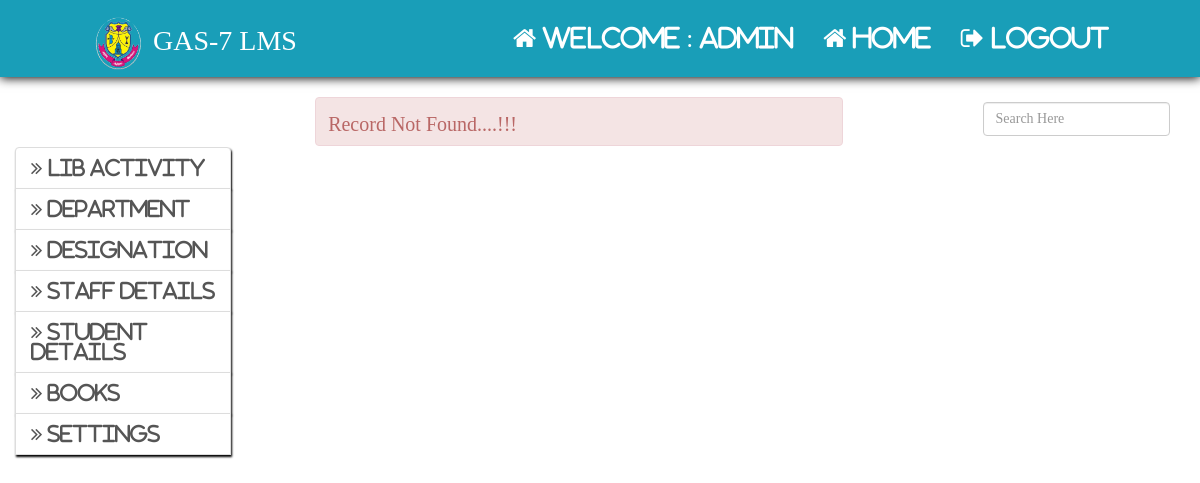
The page /admin/admin_viewall_brbk.php (signed in) on the database as committed earlier.
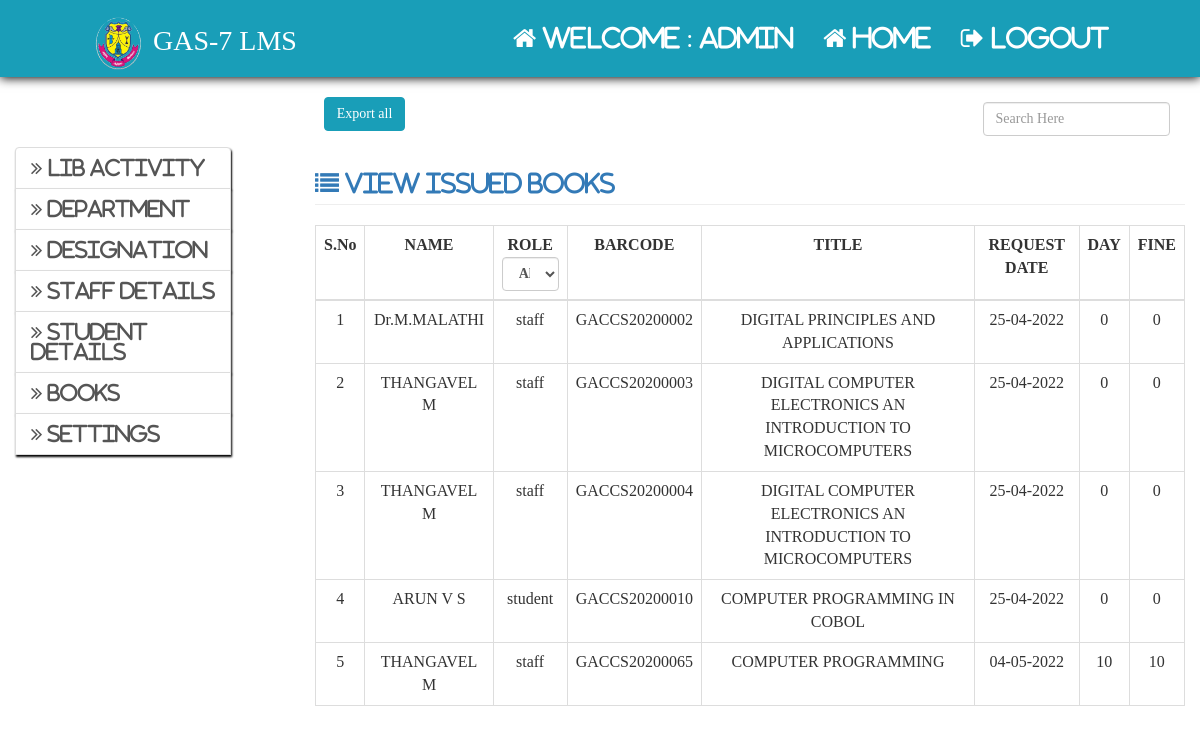
The same page on the database as committed later.
### tables this page shows
CREATE TABLE `settings` (
  `id` int NOT NULL AUTO_INCREMENT,
  `app_name` varchar(30) NOT NULL,
  `app_decp` varchar(300) DEFAULT NULL,
  `app_logo` varchar(80) NOT NULL,
  `fine` int NOT NULL,
  `fine_stf_days` int NOT NULL,
  `fine_std_days` int NOT NULL,
  `smtp_host` varchar(33) NOT NULL,
  `smtp_port` varchar(10) NOT NULL,
  `smtp_user` varchar(30) NOT NULL,
  `smtp_pass` varchar(30) NOT NULL,
  `smtp_sec_type` enum('ssl','tls') NOT NULL,
  PRIMARY KEY (`id`)
);

CREATE TABLE `barrow_books` (
  `sbid` int NOT NULL AUTO_INCREMENT,
  `sid` int NOT NULL,
  `bid` int NOT NULL,
  `request_date` date NOT NULL,
  `return_date` date NOT NULL,
  `today` date NOT NULL,
  `role` varchar(10) NOT NULL,
  `status` int NOT NULL,
  PRIMARY KEY (`sbid`)
);

CREATE TABLE `staff` (
  `sid` int NOT NULL AUTO_INCREMENT,
  `regno` varchar(150) NOT NULL,
  `spass` varchar(150) NOT NULL,
  `sname` varchar(150) NOT NULL,
  `semail` varchar(200) NOT NULL,
  `did` int NOT NULL,
  `id` int NOT NULL,
  `contact` varchar(150) NOT NULL,
  `gender` enum('male','female') NOT NULL,
  `image` varchar(300) NOT NULL,
  `role` char(20) NOT NULL,
  PRIMARY KEY (`sid`),
  KEY `id` (`id`),
  KEY `did` (`did`),
  CONSTRAINT `staff_ibfk_2` FOREIGN KEY (`id`) REFERENCES `designation` (`id`) ON DELETE RESTRICT ON UPDATE RESTRICT,
  CONSTRAINT `staff_ibfk_4` FOREIGN KEY (`did`) REFERENCES `department` (`did`) ON DELETE RESTRICT
);

CREATE TABLE `books` (
  `bid` int NOT NULL AUTO_INCREMENT,
  `sno` varchar(150) NOT NULL,
  `bno` varchar(20) NOT NULL,
  `bcode` varchar(50) DEFAULT NULL,
  `title` varchar(150) NOT NULL,
  `aname` varchar(150) NOT NULL,
  `publication` varchar(150) NOT NULL,
  `price` varchar(150) NOT NULL,
  `alamara` varchar(150) NOT NULL,
  `rack` varchar(150) NOT NULL,
  `status` int NOT NULL,
  `sstatus` int NOT NULL,
  PRIMARY KEY (`bid`)
);

CREATE TABLE `students` (
  `st_id` int NOT NULL AUTO_INCREMENT,
  `regno` varchar(150) NOT NULL,
  `sname` varchar(150) NOT NULL,
  `spass` varchar(150) NOT NULL,
  `gender` enum('male','female') NOT NULL,
  `stemail` varchar(200) DEFAULT NULL,
  `Contact` varchar(12) DEFAULT NULL,
  `did` int NOT NULL,
  `year` varchar(150) NOT NULL,
  `shift` varchar(150) NOT NULL,
  `img` varchar(150) NOT NULL,
  `role` char(20) NOT NULL,
  PRIMARY KEY (`st_id`)
);

### admin/admin_viewall_brbk.php (the view, shortened to what this page needs)
<?php
	include"../include/config.php";
?>
<html>
	<head>
		<?php
			include"../include/head.php";
		?>
	</head>
	<body>
		<?php include"admin_home_nav.php";?>
		<div class="col-md-3" style="margin-top:50px">
			<?php
				include"admin_sidenav.php";
			?>
		</div>
		<div class=" col-md-9">
			<?php
				echo"	<div class='form-group pull-right col-md-3'>
							<input type='text' class='form-control' id='search' placeholder='Search Here' style='margin-top:5px'>
							</div>
						";
				$qry="select sbb.sbid,sbb.sid,sbb.bid,sbb.request_date,sbb.role,sb.bno,sb.bcode,sb.title,sb.aname,sb.publication, GREATEST(DATEDIFF(CURDATE(),sbb.return_date) , 0) as fineday, se.fine from barrow_books sbb join books sb on sb.bid = sbb.bid join settings se order by sbid";
				$res=$con->query($qry);
				if($res->num_rows>0)
				{
					$i=1;
					echo"<button type='text' class='btn btn-primary' onClick='down()' style='margin-left:1%'>Export all</button>";
					echo"
					<div class='asset-inner'>
					<h3 class='page-header text-primary'><span class='fa fa-list'> View Issued books</span></h3>
						";
						echo"
						<table class='table table-bordered'>
							<tr>
								<th><center>S.No 			</center></th>
								<th><center>NAME	</center></th>
								<th>
									<center>ROLE
										<select class='form-control' name='role' id='role' onchange='myFun()' width='5'>
											<option value=''>All</option>
											<option value='Staff'>staff</option>
											<option value='Student'>student</option>
										</select>
								    </center>
								</th>
								<th><center>BARCODE	    </center></th>
								<th><center>TITLE 		</center></th>
								<th><center>REQUEST DATE</center></th>
								<th><center>DAY   		</center></th>
								<th><center>FINE  	    </center></th>
							</tr><tbody id='mytable'>
					";
					while($row=$res->fetch_assoc())
					{
						$req_date = $row['request_date'];
						$newreqdate = date("d-m-Y", strtotime($req_date));
						if ($row['role']=='staff') {
    						$qru = "select * from staff where sid='{$row['sid']}'";
    					} else {
    						$qru="select * from students where st_id='{$row['sid']}'";
    					}
    						$qery = $con->query($qru);
							$row1 = $qery->fetch_assoc();
						echo"
							<tr class='center'>
								<td>{$i}</td>";
				    	$fine = $row['fineday'] * $row['fine'];
						echo "
								<td>{$row1['sname']}</td>
								<td>{$row['role']}</td>
								<td>{$row['bcode']}</td>
								<td>{$row['title']}</td>
								<td>{$newreqdate}</td>
								<td>{$row['fineday']}</td>
								<td>{$fine}</td>
							</tr>
						";
						$i++;
						}
					echo"
						</table>
						</div>
					";
				} else{
						echo"<div class='alert alert-danger'>Record Not Found....!!!</div>";
				}
			?>
		</div>
	</body>
</html>

### include/head.php (shortened to what this page needs)
<?php
		include "../include/config.php";
		$qry="select app_name from settings";
		$res=$con->query($qry);
		if($res->num_rows>0){
			$row=$res->fetch_assoc();
		}
?>
<link rel="stylesheet" type="text/css" href="../css/bootstrap.min.css">
<link rel="stylesheet" type="text/css" href="../css/style.css">
<link rel="stylesheet" type="text/css" href="../css/font-awesome.min.css">
<link rel="stylesheet" type="text/css" href="../css/_font-awesome.min.css">

### admin/admin_home_nav.php
<nav class="navbar navbar-inverse navbar-fixed-top">
	<div class="container-fluid">
		<div class="navbar-header">
			<a class="navbar-brand"><i class=""><img src="../img/logo.png" width="55px"></i> <?php echo $row["app_name"]; ?></a>
		</div>
		<ul class="nav navbar-nav navbar-right">
			<li><a href="#"><span class="fa fa-home"> Welcome : <?php echo $_SESSION['aname']?></span></a></li>
			<li><a href="admin_home.php"><span class="fa fa-home"> Home</span></a></li>
			<li><a href="../logout.php"><span class="fa fa-sign-out"> Logout</span></a></li>
		</ul>
	</div>
</nav>

### admin/admin_sidenav.php (shortened to what this page needs)
<link rel="stylesheet" type="text/css" href="../css/_font-awesome.min.css">
<div class="list-group">
<a href="#entry" class="list-group-item" data-toggle="collapse"><span class="fa fa-angle-double-right"> Lib activity</span></a>
<a href="#design" class="list-group-item" data-toggle="collapse"><span class="fa fa-angle-double-right"> Department</span></a>
<a href="#dep" class="list-group-item" data-toggle="collapse"><span class="fa fa-angle-double-right"> Designation</span></a>
<a href="#staff" class="list-group-item" data-toggle="collapse"><span class="fa fa-angle-double-right"> Staff Details</span></a>
<a href="#std" class="list-group-item" data-toggle="collapse"><span class="fa fa-angle-double-right"> Student Details</span></a>
<a href="#lib" class="list-group-item" data-toggle="collapse"><span class="fa fa-angle-double-right"> Books</span></a>
<a href="#Settings" class="list-group-item" data-toggle="collapse"><span class="fa fa-angle-double-right"> Settings</span></a>
</div>

### css/style.css (style rules this page uses)
.btn-primary { background-color:#199EB8; border-color:#199EB8; }
.list-group-item { box-shadow: 1px 2px 2px black; width:80%; }
.navbar { position: relative; min-height: 75px; margin-bottom: 20px; border: 1px solid transparent; box-shadow: 0px 1px 10px black; }
.navbar-nav>li>a { padding-top: 25px; padding-bottom:25px; }
body { font-family:Times New Roman; font-size:20px; line-height: 1.42857143; color: #333; background-color: #fff; }
.navbar-inverse .navbar-nav>li>a { color: white; font-size:25px; }
.navbar-brand { float: left; height: 50px; padding: 15px 15px; font-size: 28px; line-height:1.7; }
.navbar-inverse .navbar-brand { color: white; }
.navbar>.container-fluid .navbar-brand { margin-left: 60px; }
.navbar-inverse { background-color:#199EB8; border-color:#199EB8; }
.navbar-right { float: right!important; margin-right: 60px; }

### admin/admin_viewall_brbk.php (style rules this page uses)
.center td { text-align:center; }

Rows that differ between the two databases and show on the page:
added barrow_books: sid.sname "Dr.M.MALATHI", role "staff", bid.bcode "GACCS20200002", bid.title "DIGITAL PRINCIPLES AND APPLICATIONS", request_date "25-04-2022", fineday "0", fine "0"
added barrow_books: sid.sname "THANGAVEL M", role "staff", bid.bcode "GACCS20200003", bid.title "DIGITAL COMPUTER ELECTRONICS AN INTRODUCTION TO MICROCOMPUTERS", request_date "25-04-2022", fineday "0", fine "0"
added barrow_books: sid.sname "THANGAVEL M", role "staff", bid.bcode "GACCS20200004", bid.title "DIGITAL COMPUTER ELECTRONICS AN INTRODUCTION TO MICROCOMPUTERS", request_date "25-04-2022", fineday "0", fine "0"
added barrow_books: students.sname "ARUN V S", role "student", bid.bcode "GACCS20200010", bid.title "COMPUTER PROGRAMMING IN COBOL", request_date "25-04-2022", fineday "0", fine "0"
added barrow_books: sid.sname "THANGAVEL M", role "staff", bid.bcode "GACCS20200065", bid.title "COMPUTER PROGRAMMING", request_date "04-05-2022", fineday "10", fine "10"
Other text that changed with them:
form field role: (not shown) → "All"
text no longer shown: "Record Not Found....!!!"
text now shown: "Export all View Issued books S.No NAME ROLE BARCODE TITLE REQUEST DATE DAY FINE"
